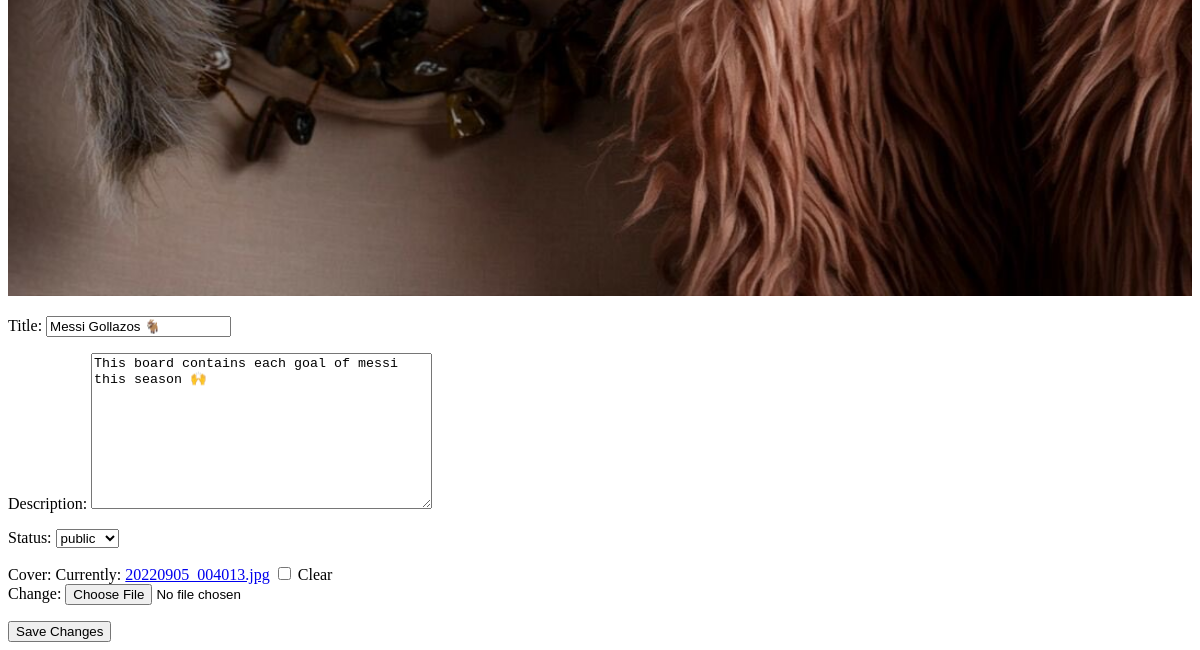
The page /board/edit/7 (signed in, lower part) on the database as committed earlier.
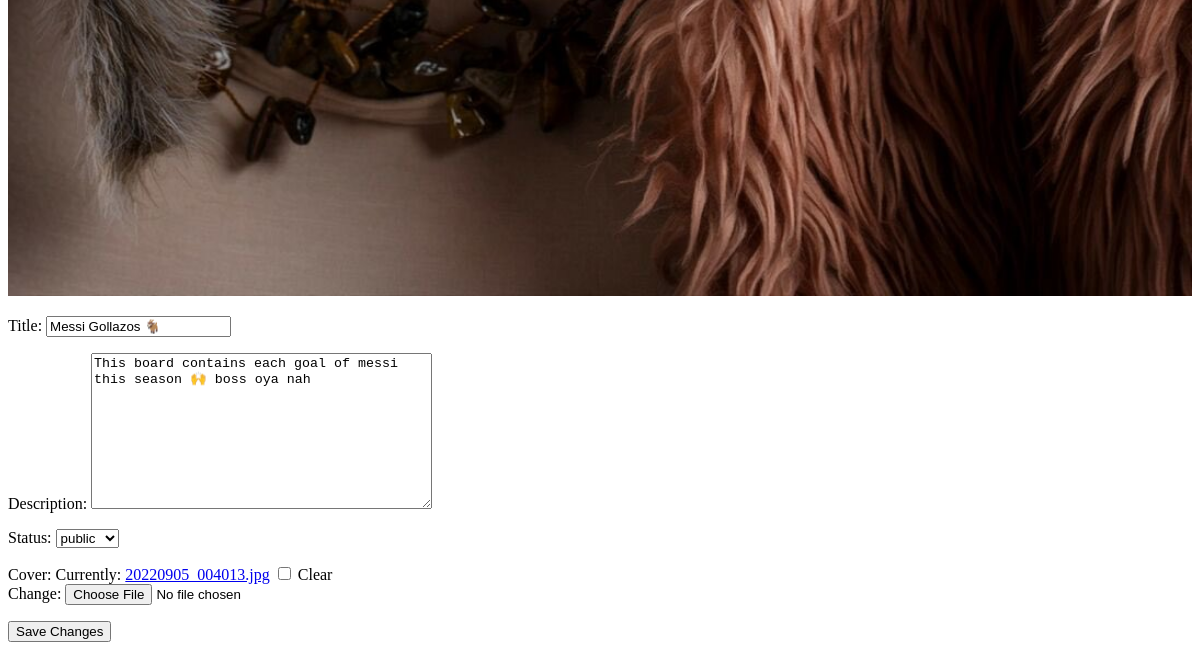
The same page on the database as committed later.
### pin/models.py (models this page shows, shortened)
class Board(models.Model):
  user = models.ForeignKey(User,on_delete=models.SET_NULL,null=True,blank=True)
  title = models.CharField(max_length=200)
  description = models.TextField(null=True,blank=True)
  status = models.CharField(max_length=200,blank=True,null=True,choices=status,default='public')
  cover = models.ImageField(null=True,blank=True)
  date_created = models.DateTimeField(auto_now_add = True)
  date_updated = models.DateTimeField(auto_now = True)

### pin/views.py (the view, shortened to what this page needs)
# urls.py: path('board/edit/<str:pk>',views.editBoard,name='edit_board'),
@login_required(login_url='account_login')
def editBoard(request,pk):
  try:
    board = Board.objects.get(id=pk,user=request.user)
  except:
    return render(request, 'pin/404.html')
  form = BoardForm(instance=board)
  context = {'board':board,'form':form}
  return render(request,'pin/edit_board.html',context)

### pin/forms.py
class BoardForm(forms.ModelForm):
  class Meta:
    model = Board
    fields = '__all__'
    exclude = ['user']

### pin/templates/pin/edit_board.html (shortened to what this page needs)
<!DOCTYPE html>
<html>
  <head>
  </head>
  <body>
  {% if board.cover %}
  <img src="{{board.cover.url}}" alt="board-cover" />
  {% else %}
  <h3>This Board "{{board.title}}" has no cover photo</h3>
  {% endif %}
    <form method="post" enctype="multipart/form-data">
  {{form.as_p}}
  <button type="submit">Save Changes</button>
</form>
  </body>
</html>

Rows that differ between the two databases and show on the page:
changed Board "Messi Gollazos 🐐": description "This board contains each goal of messi this season 🙌" → "This board contains each goal of messi this season 🙌 boss oya nah"
